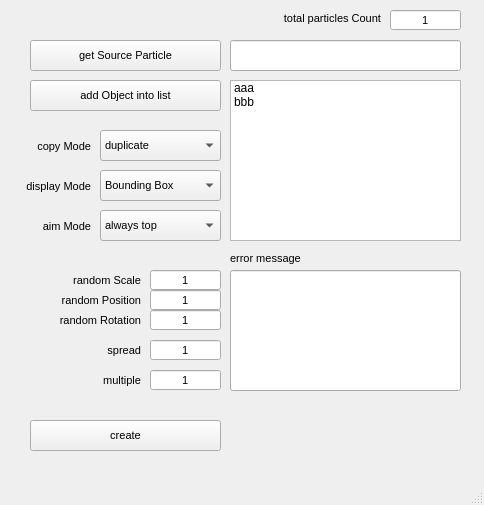
<?xml version="1.0" encoding="UTF-8"?>
<ui version="4.0">
 <class>MainWindow</class>
 <widget class="QMainWindow" name="MainWindow">
  <property name="geometry">
   <rect>
    <x>0</x>
    <y>0</y>
    <width>484</width>
    <height>505</height>
   </rect>
  </property>
  <property name="windowTitle">
   <string>MainWindow</string>
  </property>
  <widget class="QWidget" name="centralwidget">
   <widget class="QLineEdit" name="lineEdit_sourceParticle">
    <property name="geometry">
     <rect>
      <x>230</x>
      <y>40</y>
      <width>231</width>
      <height>31</height>
     </rect>
    </property>
   </widget>
   <widget class="QPushButton" name="pushButton_addObbject">
    <property name="geometry">
     <rect>
      <x>30</x>
      <y>80</y>
      <width>191</width>
      <height>31</height>
     </rect>
    </property>
    <property name="font">
     <font>
      <family>Arial</family>
      <pointsize>8</pointsize>
     </font>
    </property>
    <property name="text">
     <string>add Object into list</string>
    </property>
   </widget>
   <widget class="QListWidget" name="listWidget_objList">
    <property name="geometry">
     <rect>
      <x>230</x>
      <y>80</y>
      <width>231</width>
      <height>161</height>
     </rect>
    </property>
    <item>
     <property name="text">
      <string>aaa</string>
     </property>
    </item>
    <item>
     <property name="text">
      <string>bbb</string>
     </property>
    </item>
   </widget>
   <widget class="QPushButton" name="pushButton_getParticle">
    <property name="geometry">
     <rect>
      <x>30</x>
      <y>40</y>
      <width>191</width>
      <height>31</height>
     </rect>
    </property>
    <property name="font">
     <font>
      <family>Arial</family>
      <pointsize>8</pointsize>
     </font>
    </property>
    <property name="text">
     <string>get Source Particle</string>
    </property>
   </widget>
   <widget class="QLabel" name="label">
    <property name="geometry">
     <rect>
      <x>0</x>
      <y>272</y>
      <width>141</width>
      <height>16</height>
     </rect>
    </property>
    <property name="font">
     <font>
      <family>Arial</family>
      <pointsize>8</pointsize>
     </font>
    </property>
    <property name="text">
     <string>random Scale</string>
    </property>
    <property name="alignment">
     <set>Qt::AlignRight|Qt::AlignTrailing|Qt::AlignVCenter</set>
    </property>
   </widget>
   <widget class="QLineEdit" name="lineEdit_randomScale">
    <property name="geometry">
     <rect>
      <x>150</x>
      <y>270</y>
      <width>71</width>
      <height>20</height>
     </rect>
    </property>
    <property name="font">
     <font>
      <family>Arial</family>
      <pointsize>8</pointsize>
     </font>
    </property>
    <property name="text">
     <string>1</string>
    </property>
    <property name="alignment">
     <set>Qt::AlignCenter</set>
    </property>
   </widget>
   <widget class="QLineEdit" name="lineEdit_randomPosition">
    <property name="geometry">
     <rect>
      <x>150</x>
      <y>290</y>
      <width>71</width>
      <height>20</height>
     </rect>
    </property>
    <property name="font">
     <font>
      <family>Arial</family>
      <pointsize>8</pointsize>
     </font>
    </property>
    <property name="text">
     <string>1</string>
    </property>
    <property name="alignment">
     <set>Qt::AlignCenter</set>
    </property>
   </widget>
   <widget class="QLabel" name="label_2">
    <property name="geometry">
     <rect>
      <x>0</x>
      <y>292</y>
      <width>141</width>
      <height>16</height>
     </rect>
    </property>
    <property name="font">
     <font>
      <family>Arial</family>
      <pointsize>8</pointsize>
     </font>
    </property>
    <property name="text">
     <string>random Position</string>
    </property>
    <property name="alignment">
     <set>Qt::AlignRight|Qt::AlignTrailing|Qt::AlignVCenter</set>
    </property>
   </widget>
   <widget class="QLineEdit" name="lineEdit_Rotation">
    <property name="geometry">
     <rect>
      <x>150</x>
      <y>310</y>
      <width>71</width>
      <height>20</height>
     </rect>
    </property>
    <property name="font">
     <font>
      <family>Arial</family>
      <pointsize>8</pointsize>
     </font>
    </property>
    <property name="text">
     <string>1</string>
    </property>
    <property name="alignment">
     <set>Qt::AlignCenter</set>
    </property>
   </widget>
   <widget class="QLabel" name="label_3">
    <property name="geometry">
     <rect>
      <x>0</x>
      <y>312</y>
      <width>141</width>
      <height>16</height>
     </rect>
    </property>
    <property name="font">
     <font>
      <family>Arial</family>
      <pointsize>8</pointsize>
     </font>
    </property>
    <property name="text">
     <string>random Rotation</string>
    </property>
    <property name="alignment">
     <set>Qt::AlignRight|Qt::AlignTrailing|Qt::AlignVCenter</set>
    </property>
   </widget>
   <widget class="QLabel" name="label_4">
    <property name="geometry">
     <rect>
      <x>250</x>
      <y>10</y>
      <width>131</width>
      <height>16</height>
     </rect>
    </property>
    <property name="font">
     <font>
      <family>Arial</family>
      <pointsize>8</pointsize>
     </font>
    </property>
    <property name="text">
     <string>total particles Count</string>
    </property>
    <property name="alignment">
     <set>Qt::AlignRight|Qt::AlignTrailing|Qt::AlignVCenter</set>
    </property>
   </widget>
   <widget class="QLineEdit" name="lineEdit_particleCount">
    <property name="geometry">
     <rect>
      <x>390</x>
      <y>10</y>
      <width>71</width>
      <height>20</height>
     </rect>
    </property>
    <property name="font">
     <font>
      <family>Arial</family>
      <pointsize>8</pointsize>
     </font>
    </property>
    <property name="text">
     <string>1</string>
    </property>
    <property name="alignment">
     <set>Qt::AlignCenter</set>
    </property>
    <property name="readOnly">
     <bool>true</bool>
    </property>
   </widget>
   <widget class="QComboBox" name="comboBox_copyMode">
    <property name="geometry">
     <rect>
      <x>100</x>
      <y>130</y>
      <width>121</width>
      <height>31</height>
     </rect>
    </property>
    <property name="font">
     <font>
      <family>Arial</family>
      <pointsize>8</pointsize>
     </font>
    </property>
    <item>
     <property name="text">
      <string>duplicate</string>
     </property>
    </item>
    <item>
     <property name="text">
      <string>instance</string>
     </property>
    </item>
   </widget>
   <widget class="QLabel" name="label_copyMode">
    <property name="geometry">
     <rect>
      <x>-50</x>
      <y>138</y>
      <width>141</width>
      <height>16</height>
     </rect>
    </property>
    <property name="font">
     <font>
      <family>Arial</family>
      <pointsize>8</pointsize>
     </font>
    </property>
    <property name="text">
     <string>copy Mode</string>
    </property>
    <property name="alignment">
     <set>Qt::AlignRight|Qt::AlignTrailing|Qt::AlignVCenter</set>
    </property>
   </widget>
   <widget class="QComboBox" name="comboBox_displayMode">
    <property name="geometry">
     <rect>
      <x>100</x>
      <y>170</y>
      <width>121</width>
      <height>31</height>
     </rect>
    </property>
    <property name="font">
     <font>
      <family>Arial</family>
      <pointsize>8</pointsize>
     </font>
    </property>
    <item>
     <property name="text">
      <string>Bounding Box</string>
     </property>
    </item>
    <item>
     <property name="text">
      <string>shaded</string>
     </property>
    </item>
   </widget>
   <widget class="QLabel" name="label_copyMode_2">
    <property name="geometry">
     <rect>
      <x>-50</x>
      <y>178</y>
      <width>141</width>
      <height>16</height>
     </rect>
    </property>
    <property name="font">
     <font>
      <family>Arial</family>
      <pointsize>8</pointsize>
     </font>
    </property>
    <property name="text">
     <string>display Mode</string>
    </property>
    <property name="alignment">
     <set>Qt::AlignRight|Qt::AlignTrailing|Qt::AlignVCenter</set>
    </property>
   </widget>
   <widget class="QPushButton" name="pushButton_create">
    <property name="geometry">
     <rect>
      <x>30</x>
      <y>420</y>
      <width>191</width>
      <height>31</height>
     </rect>
    </property>
    <property name="font">
     <font>
      <family>Arial</family>
      <pointsize>8</pointsize>
     </font>
    </property>
    <property name="text">
     <string>create</string>
    </property>
   </widget>
   <widget class="QLabel" name="label_copyMode_3">
    <property name="geometry">
     <rect>
      <x>-50</x>
      <y>218</y>
      <width>141</width>
      <height>16</height>
     </rect>
    </property>
    <property name="font">
     <font>
      <family>Arial</family>
      <pointsize>8</pointsize>
     </font>
    </property>
    <property name="text">
     <string>aim Mode</string>
    </property>
    <property name="alignment">
     <set>Qt::AlignRight|Qt::AlignTrailing|Qt::AlignVCenter</set>
    </property>
   </widget>
   <widget class="QComboBox" name="comboBox_aimMode">
    <property name="geometry">
     <rect>
      <x>100</x>
      <y>210</y>
      <width>121</width>
      <height>31</height>
     </rect>
    </property>
    <property name="font">
     <font>
      <family>Arial</family>
      <pointsize>8</pointsize>
     </font>
    </property>
    <item>
     <property name="text">
      <string>always top</string>
     </property>
    </item>
    <item>
     <property name="text">
      <string>normal</string>
     </property>
    </item>
   </widget>
   <widget class="QLineEdit" name="lineEdit_errorMessage">
    <property name="geometry">
     <rect>
      <x>230</x>
      <y>270</y>
      <width>231</width>
      <height>121</height>
     </rect>
    </property>
    <property name="font">
     <font>
      <family>Arial</family>
      <pointsize>8</pointsize>
     </font>
    </property>
    <property name="alignment">
     <set>Qt::AlignLeading|Qt::AlignLeft|Qt::AlignTop</set>
    </property>
   </widget>
   <widget class="QLabel" name="label_5">
    <property name="geometry">
     <rect>
      <x>230</x>
      <y>250</y>
      <width>141</width>
      <height>16</height>
     </rect>
    </property>
    <property name="font">
     <font>
      <family>Arial</family>
      <pointsize>8</pointsize>
     </font>
    </property>
    <property name="text">
     <string>error message</string>
    </property>
    <property name="alignment">
     <set>Qt::AlignLeading|Qt::AlignLeft|Qt::AlignVCenter</set>
    </property>
   </widget>
   <widget class="QLabel" name="label_spread">
    <property name="geometry">
     <rect>
      <x>0</x>
      <y>342</y>
      <width>141</width>
      <height>16</height>
     </rect>
    </property>
    <property name="font">
     <font>
      <family>Arial</family>
      <pointsize>8</pointsize>
     </font>
    </property>
    <property name="text">
     <string>spread</string>
    </property>
    <property name="alignment">
     <set>Qt::AlignRight|Qt::AlignTrailing|Qt::AlignVCenter</set>
    </property>
   </widget>
   <widget class="QLineEdit" name="lineEdit_spread">
    <property name="geometry">
     <rect>
      <x>150</x>
      <y>340</y>
      <width>71</width>
      <height>20</height>
     </rect>
    </property>
    <property name="font">
     <font>
      <family>Arial</family>
      <pointsize>8</pointsize>
     </font>
    </property>
    <property name="text">
     <string>1</string>
    </property>
    <property name="alignment">
     <set>Qt::AlignCenter</set>
    </property>
   </widget>
   <widget class="QLabel" name="label_multiple">
    <property name="geometry">
     <rect>
      <x>0</x>
      <y>372</y>
      <width>141</width>
      <height>16</height>
     </rect>
    </property>
    <property name="font">
     <font>
      <family>Arial</family>
      <pointsize>8</pointsize>
     </font>
    </property>
    <property name="text">
     <string>multiple</string>
    </property>
    <property name="alignment">
     <set>Qt::AlignRight|Qt::AlignTrailing|Qt::AlignVCenter</set>
    </property>
   </widget>
   <widget class="QLineEdit" name="lineEdit_multiple">
    <property name="geometry">
     <rect>
      <x>150</x>
      <y>370</y>
      <width>71</width>
      <height>20</height>
     </rect>
    </property>
    <property name="font">
     <font>
      <family>Arial</family>
      <pointsize>8</pointsize>
     </font>
    </property>
    <property name="text">
     <string>1</string>
    </property>
    <property name="alignment">
     <set>Qt::AlignCenter</set>
    </property>
   </widget>
  </widget>
  <widget class="QStatusBar" name="statusbar"/>
 </widget>
 <resources/>
 <connections/>
</ui>
